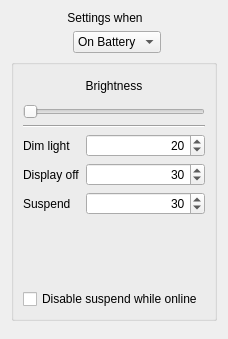
<ui version="4.0" >
 <class>LightSettingsBase</class>
 <widget class="QWidget" name="LightSettingsBase" >
  <property name="geometry" >
   <rect>
    <x>0</x>
    <y>0</y>
    <width>228</width>
    <height>339</height>
   </rect>
  </property>
  <property name="windowTitle" >
   <string>Power Management</string>
  </property>
  <layout class="QVBoxLayout" name="verticalLayout_2" >
   <item>
    <layout class="QHBoxLayout" name="horizontalLayout" >
     <item>
      <spacer>
       <property name="orientation" >
        <enum>Qt::Horizontal</enum>
       </property>
       <property name="sizeHint" stdset="0" >
        <size>
         <width>183</width>
         <height>30</height>
        </size>
       </property>
      </spacer>
     </item>
     <item>
      <layout class="QFormLayout" name="formLayout" >
       <property name="rowWrapPolicy" >
        <enum>QFormLayout::WrapLongRows</enum>
       </property>
       <item row="0" column="0" >
        <widget class="QLabel" name="label" >
         <property name="text" >
          <string>Settings when</string>
         </property>
         <property name="alignment" >
          <set>Qt::AlignCenter</set>
         </property>
         <property name="buddy" >
          <cstring>powerSource</cstring>
         </property>
        </widget>
       </item>
       <item row="0" column="1" >
        <widget class="QComboBox" name="powerSource" >
         <item>
          <property name="text" >
           <string>On Battery</string>
          </property>
         </item>
         <item>
          <property name="text" >
           <string>Plugged In</string>
          </property>
         </item>
        </widget>
       </item>
      </layout>
     </item>
     <item>
      <spacer>
       <property name="orientation" >
        <enum>Qt::Horizontal</enum>
       </property>
       <property name="sizeHint" stdset="0" >
        <size>
         <width>183</width>
         <height>30</height>
        </size>
       </property>
      </spacer>
     </item>
    </layout>
   </item>
   <item>
    <widget class="QGroupBox" name="GroupBox3" >
     <property name="sizePolicy" >
      <sizepolicy vsizetype="Expanding" hsizetype="Preferred" >
       <horstretch>0</horstretch>
       <verstretch>1</verstretch>
      </sizepolicy>
     </property>
     <property name="title" >
      <string/>
     </property>
     <layout class="QVBoxLayout" name="verticalLayout" >
      <item>
       <layout class="QHBoxLayout" >
        <property name="spacing" >
         <number>6</number>
        </property>
        <property name="margin" >
         <number>0</number>
        </property>
        <item>
         <widget class="QLabel" name="officon" >
          <property name="minimumSize" >
           <size>
            <width>24</width>
            <height>24</height>
           </size>
          </property>
          <property name="maximumSize" >
           <size>
            <width>24</width>
            <height>24</height>
           </size>
          </property>
          <property name="scaledContents" >
           <bool>false</bool>
          </property>
         </widget>
        </item>
        <item>
         <widget class="QLabel" name="label_6" >
          <property name="text" >
           <string>Brightness</string>
          </property>
          <property name="alignment" >
           <set>Qt::AlignCenter</set>
          </property>
          <property name="buddy" >
           <cstring>brightness</cstring>
          </property>
         </widget>
        </item>
        <item>
         <widget class="QLabel" name="brighticon" >
          <property name="minimumSize" >
           <size>
            <width>24</width>
            <height>24</height>
           </size>
          </property>
          <property name="maximumSize" >
           <size>
            <width>24</width>
            <height>24</height>
           </size>
          </property>
          <property name="scaledContents" >
           <bool>false</bool>
          </property>
         </widget>
        </item>
       </layout>
      </item>
      <item>
       <widget class="QSlider" name="brightness" >
        <property name="minimum" >
         <number>100</number>
        </property>
        <property name="maximum" >
         <number>255</number>
        </property>
        <property name="singleStep" >
         <number>16</number>
        </property>
        <property name="pageStep" >
         <number>16</number>
        </property>
        <property name="orientation" >
         <enum>Qt::Horizontal</enum>
        </property>
        <property name="tickInterval" >
         <number>32</number>
        </property>
       </widget>
      </item>
      <item>
       <widget class="Line" name="line" >
        <property name="orientation" >
         <enum>Qt::Horizontal</enum>
        </property>
       </widget>
      </item>
      <item>
       <layout class="QFormLayout" name="formLayout_2" >
        <property name="sizeConstraint" >
         <enum>QLayout::SetDefaultConstraint</enum>
        </property>
        <property name="rowWrapPolicy" >
         <enum>QFormLayout::WrapLongRows</enum>
        </property>
        <property name="verticalSpacing" >
         <number>-1</number>
        </property>
        <item row="0" column="0" >
         <widget class="QLabel" name="label_2" >
          <property name="text" >
           <string>Dim light</string>
          </property>
          <property name="buddy" >
           <cstring>interval_dim</cstring>
          </property>
         </widget>
        </item>
        <item row="0" column="1" >
         <widget class="MinSecSpinBox" name="interval_dim" >
          <property name="sizePolicy" >
           <sizepolicy vsizetype="Fixed" hsizetype="MinimumExpanding" >
            <horstretch>0</horstretch>
            <verstretch>0</verstretch>
           </sizepolicy>
          </property>
          <property name="alignment" >
           <set>Qt::AlignRight|Qt::AlignTrailing|Qt::AlignVCenter</set>
          </property>
          <property name="minimum" >
           <number>0</number>
          </property>
          <property name="maximum" >
           <number>60</number>
          </property>
          <property name="singleStep" >
           <number>10</number>
          </property>
          <property name="value" >
           <number>20</number>
          </property>
         </widget>
        </item>
        <item row="1" column="0" >
         <widget class="QLabel" name="label_4" >
          <property name="text" >
           <string>Display off</string>
          </property>
          <property name="buddy" >
           <cstring>interval_lightoff</cstring>
          </property>
         </widget>
        </item>
        <item row="1" column="1" >
         <widget class="MinSecSpinBox" name="interval_lightoff" >
          <property name="sizePolicy" >
           <sizepolicy vsizetype="Fixed" hsizetype="MinimumExpanding" >
            <horstretch>0</horstretch>
            <verstretch>0</verstretch>
           </sizepolicy>
          </property>
          <property name="alignment" >
           <set>Qt::AlignRight|Qt::AlignTrailing|Qt::AlignVCenter</set>
          </property>
          <property name="minimum" >
           <number>0</number>
          </property>
          <property name="maximum" >
           <number>180</number>
          </property>
          <property name="singleStep" >
           <number>10</number>
          </property>
          <property name="value" >
           <number>30</number>
          </property>
         </widget>
        </item>
        <item row="2" column="0" >
         <widget class="QLabel" name="label_suspend" >
          <property name="text" >
           <string>Suspend</string>
          </property>
          <property name="buddy" >
           <cstring>interval_suspend</cstring>
          </property>
         </widget>
        </item>
        <item row="2" column="1" >
         <widget class="MinSecSpinBox" name="interval_suspend" >
          <property name="sizePolicy" >
           <sizepolicy vsizetype="Fixed" hsizetype="MinimumExpanding" >
            <horstretch>0</horstretch>
            <verstretch>0</verstretch>
           </sizepolicy>
          </property>
          <property name="alignment" >
           <set>Qt::AlignRight|Qt::AlignTrailing|Qt::AlignVCenter</set>
          </property>
          <property name="minimum" >
           <number>0</number>
          </property>
          <property name="maximum" >
           <number>300</number>
          </property>
          <property name="singleStep" >
           <number>10</number>
          </property>
          <property name="value" >
           <number>30</number>
          </property>
         </widget>
        </item>
       </layout>
      </item>
      <item>
       <widget class="QCheckBox" name="notnetworkedsuspend" >
        <property name="text" >
         <string>Disable suspend while online</string>
        </property>
       </widget>
      </item>
     </layout>
    </widget>
   </item>
   <item>
    <spacer name="verticalSpacer" >
     <property name="orientation" >
      <enum>Qt::Vertical</enum>
     </property>
    </spacer>
   </item>
  </layout>
 </widget>
 <customwidgets>
  <customwidget>
   <class>MinSecSpinBox</class>
   <extends>QSpinBox</extends>
   <header>minsecspinbox.h</header>
  </customwidget>
 </customwidgets>
 <tabstops>
  <tabstop>powerSource</tabstop>
  <tabstop>brightness</tabstop>
  <tabstop>interval_dim</tabstop>
  <tabstop>interval_lightoff</tabstop>
  <tabstop>interval_suspend</tabstop>
  <tabstop>notnetworkedsuspend</tabstop>
 </tabstops>
 <resources/>
 <connections/>
</ui>
